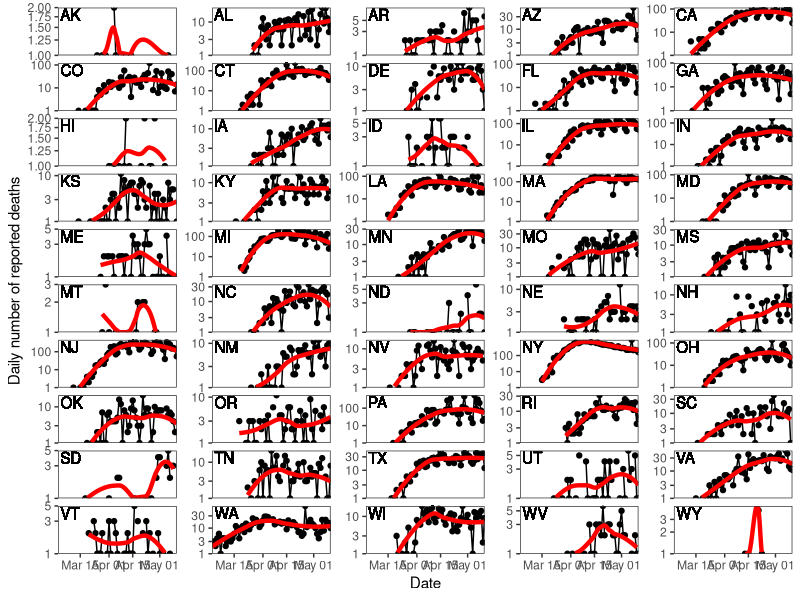

Reproduce this figure in R. (Note: this script raises an error after producing the figure.)
library(dplyr)
library(ggplot2); theme_set(theme_bw())

death <- read.csv("daily.csv") %>%
  mutate(
    date=sub("(.{4})(.*)", "\\1-\\2", date),
    date=sub("(.{7})(.*)", "\\1-\\2", date),
    date=as.Date(date),
    deathIncrease=ifelse(deathIncrease<=0, NA, deathIncrease)
  ) %>%
  filter(!(state %in% c("AS", "DC", "FM", "GU", "MH", "MP", "PW", "PR", "VI")))

g1 <- ggplot(death) +
  geom_text(x=-Inf, y=Inf, aes(label=state), hjust=-0.1, vjust=1.1) +
  geom_point(aes(date, deathIncrease)) +
  geom_line(aes(date, deathIncrease)) +
  geom_smooth(aes(date, deathIncrease), se=FALSE, col="red", lwd=1.5) +
  scale_x_date("Date", expand=c(0, 0), limits=c(as.Date("2020-03-02"), as.Date("2020-05-11"))) +
  scale_y_log10("Daily number of reported deaths", limits=c(1,NA), expand=c(0, 0)) +
  facet_wrap(~state, scale="free_y", nrow=10) +
  theme(
    panel.grid=element_blank(),
    strip.background = element_blank(),
    strip.placement = "none",
    strip.text = element_blank()
  )

tikz(file = "deaths.tex", width = 12, height = 10, standAlone = T)
plot(g1)
dev.off()
tools::texi2dvi('deaths.tex', pdf = T, clean = T)
